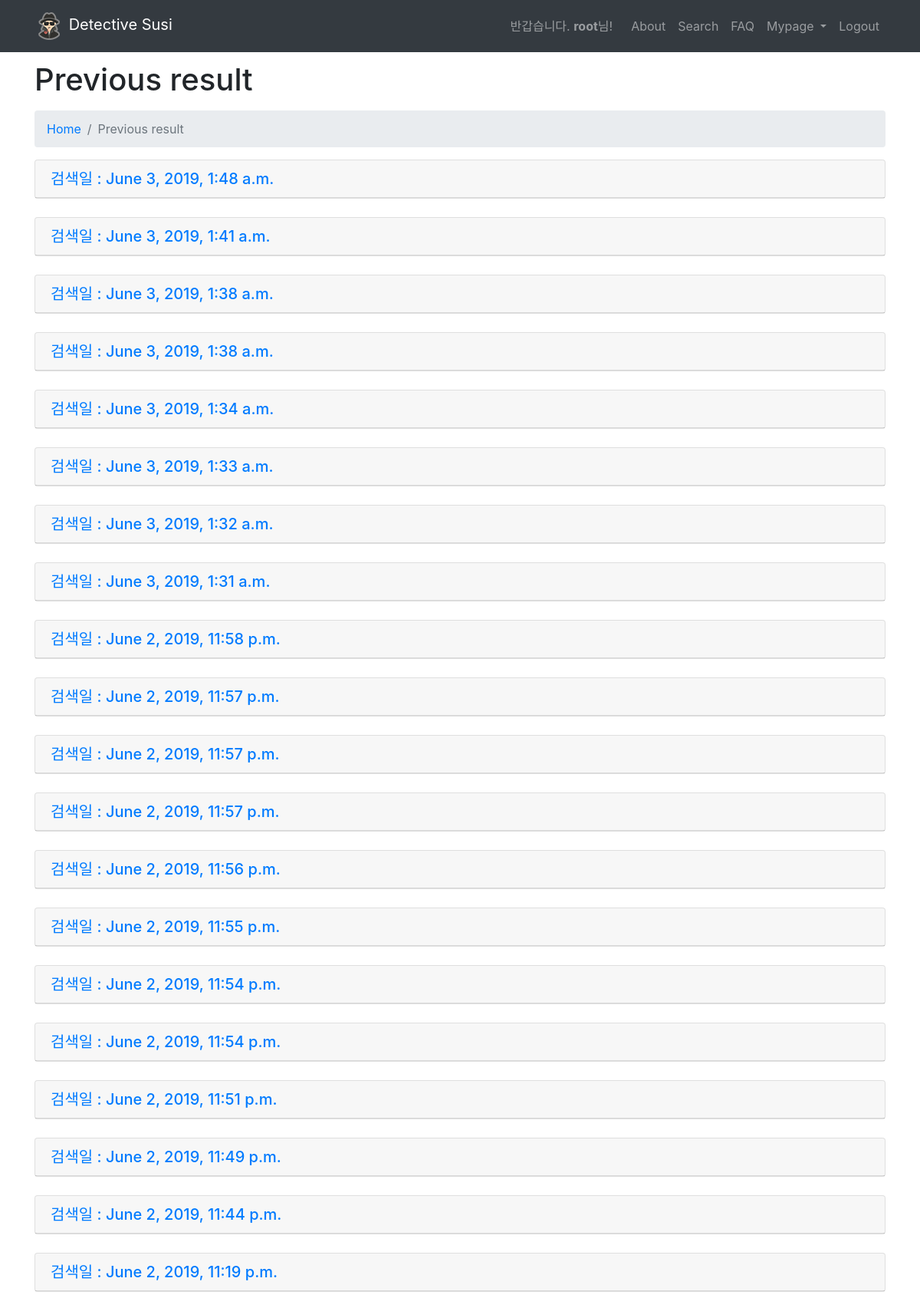
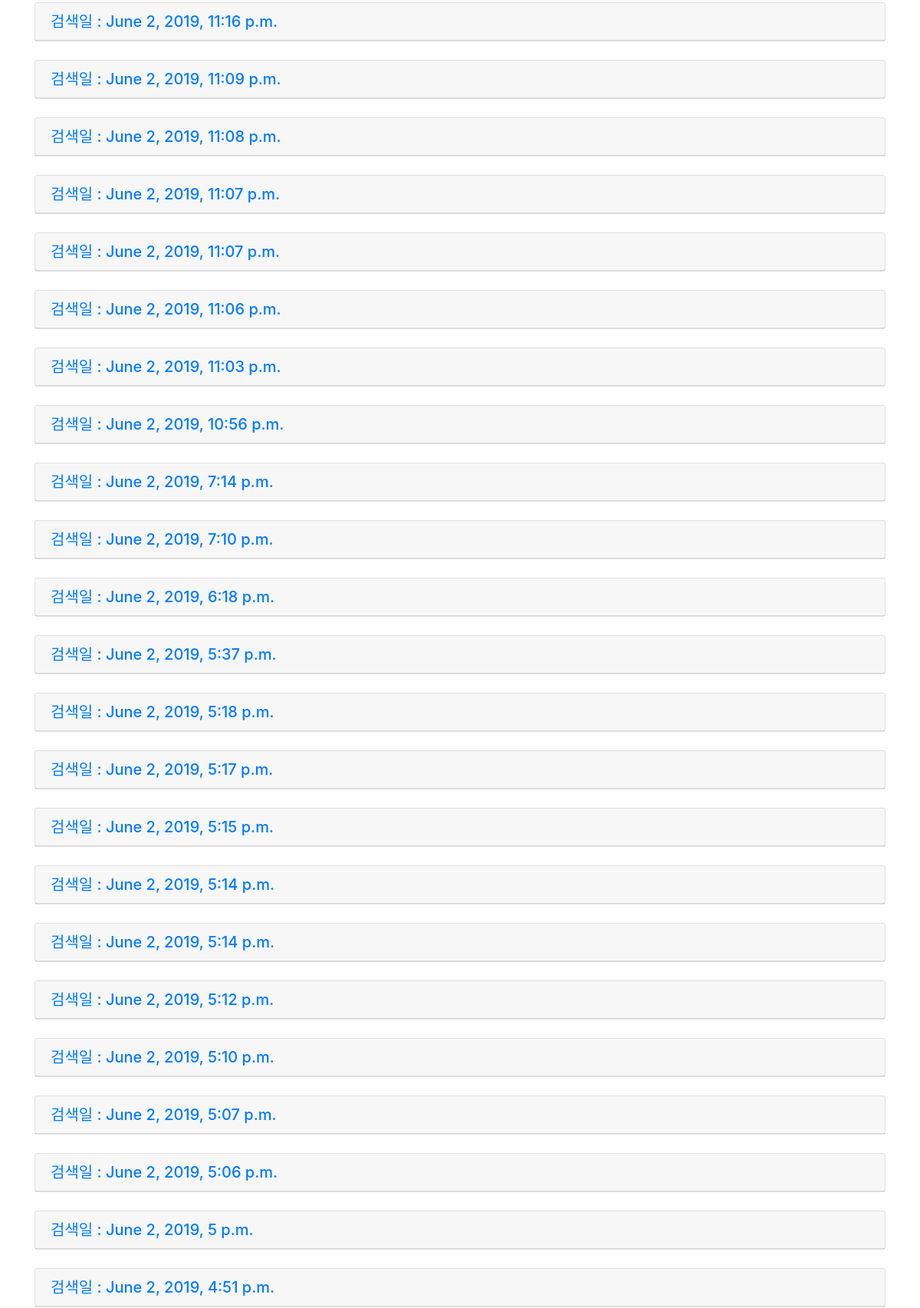
Page /result/ (signed in, upper part) on the committed database (2 pictures, top to bottom).
### main/models.py (models this page shows, shortened)
class chk_value(models.Model):
	id = models.AutoField(primary_key=True)
	user = models.ForeignKey(User,on_delete=models.CASCADE)		#user
	preferwhere1 = models.CharField(null=True,blank=True,max_length=50)	#선호지역
	preferwhere2 = models.CharField(null=True,blank=True,max_length=50)
	preferwhere3 = models.CharField(null=True,blank=True,max_length=50)
	prefertype1 = models.CharField(null=True,blank=True,max_length=50)		#선호계열
	prefertype2 = models.CharField(null=True,blank=True,max_length=50)
	prefertype3 = models.CharField(null=True,blank=True,max_length=50)
	prefertype4 = models.CharField(null=True,blank=True,max_length=50)
	prefertype5 = models.CharField(null=True,blank=True,max_length=50)
	prefertype6 = models.CharField(null=True,blank=True,max_length=50)
	total_avgrate = models.FloatField(null=True,blank=True)		#평균 내신
	main_avgrate = models.FloatField(null=True,blank=True)		#주요과목 내신
	executive_cnt = models.IntegerField(null=True,blank=True)	#임원활동
	absent = models.IntegerField(null=True,blank=True)			#무단결석
	award_cnt = models.IntegerField(null=True,blank=True)		#수상경력
	circle_cnt = models.IntegerField(null=True,blank=True)		#동아리활동
	volunteer = models.IntegerField(null=True,blank=True)		#봉사시간
	reading = models.IntegerField(null=True,blank=True)			#독후감
	created_date = models.DateTimeField(null=True, blank=True)	#생성일

### main/views.py (the view)
# urls.py: path('result/', views.result, name='result'),
def result(request):
    user = request.user
    datas = chk_value.objects.filter(user=user).order_by('-created_date')   # date 최신것 부터 목록뽑기
    context = {
        'chk_value':datas
    }
    return render(request,'main/result.html',context)

### main/templates/main/result.html (shortened to what this page needs)
{% extends "main/layout.html" %}
{% load static %}
{% block content %}
<link rel="stylesheet" href="{% static 'css/search.css' %}">
  <div class="container">
    <h1 class="mt-4 mb-3">Previous result</h1>
    <ol class="breadcrumb">
      <li class="breadcrumb-item">
        <a href="{% url 'main:home' %}">Home</a>
      </li>
      <li class="breadcrumb-item active">Previous result</li>
    </ol>
{% if user.is_authenticated %}
    {% if chk_value %}
        {% for s in chk_value %}
 <div class="mb-4" id="accordion" role="tablist" aria-multiselectable="true">
      <div class="card">
        <div class="card-header" role="tab" id="headingOne{{s.id}}">
          <h5 class="mb-0">
            <a data-toggle="collapse" data-parent="#accordion" href="#collapseOne{{s.id}}" aria-expanded="true" aria-controls="collapseOne{{s.id}}">
            검색일 : {{s.created_date}}</a>
          </h5>
        </div>
      </div>
</div>
{% endfor %}
</div>
{% endif %}
  {% else %}
  <script type="text/javascript">
    alert('로그인이 필요합니다! \n로그인 화면으로 이동합니다.')
    window.location.href = '/login';
  </script>
{% endif %}
{% endblock %}

### main/templates/main/layout.html (shortened to what this page needs)
{% load static %}
<html lang="kor">
<head>
    <link href="{% static 'vendor/bootstrap/css/bootstrap.min.css' %}" rel="stylesheet">
    <link href="{% static 'css/modern-business.css' %}" rel="stylesheet">
</head>
<body>
  <nav class="navbar fixed-top navbar-expand-lg navbar-dark bg-dark fixed-top">
    <div class="container">
      <a class="navbar-brand" href="{% url 'main:home' %}"><img src="{% static 'images/logo.png' %}" alt="logo"> Detective Susi</a>
      <div class="collapse navbar-collapse" id="navbarResponsive">
        <ul class="navbar-nav ml-auto">
          {% if user.is_authenticated %}
             <span class="navbar-text">
                반갑습니다. <b>{{user.username}}</b>님!
             </span>
          <li class="nav-item">
            <a class="nav-link" href="/about">About</a>
          </li>
          <li class="nav-item">
            <a class="nav-link" href="/search">Search</a>
          </li>
          <li class="nav-item">
            <a class="nav-link" href="/faq">FAQ</a>
          </li>
          <li class="nav-item dropdown">
            <a class="nav-link dropdown-toggle" href="#" id="navbarDropdownMypage" data-toggle="dropdown" aria-haspopup="true" aria-expanded="false">
              Mypage
            </a>
          </li>
          <li><a class="nav-link" href="{% url 'main:logout' %}">Logout</a></li>
        {% endif %}
        </ul>
      </div>
    </div>
  </nav>
    {% block content %}
    {% endblock %}
</body>
</html>

### static/css/modern-business.css (style rules this page uses)
body { padding-top: 56px; }

### rows in the picture
chk_value: created_date "June 3, 2019, 1:48 a.m."
chk_value: created_date "June 3, 2019, 1:41 a.m."
chk_value: created_date "June 3, 2019, 1:38 a.m."
chk_value: created_date "June 3, 2019, 1:38 a.m."
chk_value: created_date "June 3, 2019, 1:34 a.m."
chk_value: created_date "June 3, 2019, 1:33 a.m."
chk_value: created_date "June 3, 2019, 1:32 a.m."
chk_value: created_date "June 3, 2019, 1:31 a.m."
chk_value: created_date "June 2, 2019, 11:58 p.m."
chk_value: created_date "June 2, 2019, 11:57 p.m."
chk_value: created_date "June 2, 2019, 11:57 p.m."
chk_value: created_date "June 2, 2019, 11:57 p.m."
chk_value: created_date "June 2, 2019, 11:56 p.m."
chk_value: created_date "June 2, 2019, 11:55 p.m."
chk_value: created_date "June 2, 2019, 11:54 p.m."
chk_value: created_date "June 2, 2019, 11:54 p.m."
chk_value: created_date "June 2, 2019, 11:51 p.m."
chk_value: created_date "June 2, 2019, 11:49 p.m."
chk_value: created_date "June 2, 2019, 11:44 p.m."
chk_value: created_date "June 2, 2019, 11:19 p.m."
chk_value: created_date "June 2, 2019, 11:16 p.m."
chk_value: created_date "June 2, 2019, 11:09 p.m."
chk_value: created_date "June 2, 2019, 11:08 p.m."
chk_value: created_date "June 2, 2019, 11:07 p.m."
chk_value: created_date "June 2, 2019, 11:07 p.m."
chk_value: created_date "June 2, 2019, 11:06 p.m."
chk_value: created_date "June 2, 2019, 11:03 p.m."
chk_value: created_date "June 2, 2019, 10:56 p.m."
chk_value: created_date "June 2, 2019, 7:14 p.m."
chk_value: created_date "June 2, 2019, 7:10 p.m."
chk_value: created_date "June 2, 2019, 6:18 p.m."
chk_value: created_date "June 2, 2019, 5:37 p.m."
chk_value: created_date "June 2, 2019, 5:18 p.m."
chk_value: created_date "June 2, 2019, 5:17 p.m."
chk_value: created_date "June 2, 2019, 5:15 p.m."
chk_value: created_date "June 2, 2019, 5:14 p.m."

### other values in the picture
{{ user.username }} "root"
